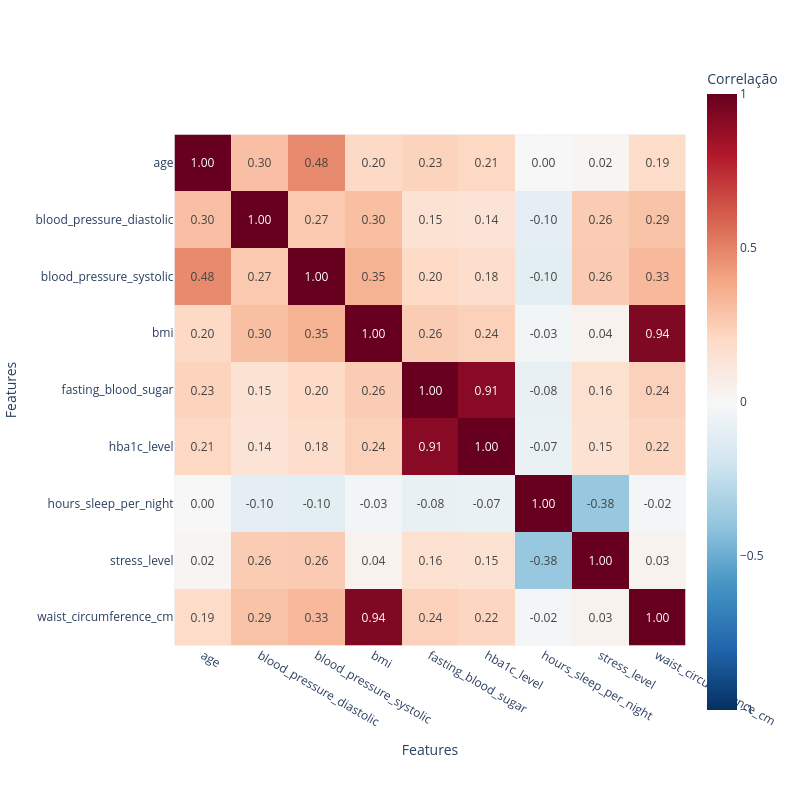

Notebook cell for this chart:
### Markdown cell above
# EX. 3.3.3 Correlation Matrix- Objetivo é perceber se existem features redundantes (quanto maior a correlação mais redundantes serão)

### Code cell
import plotly.express as px

# Matriz de correlação entre as features numéricas (só treino, sem o alvo)
corr = X_train[features_numeric_training].corr()

fig = px.imshow(
    corr,
    text_auto=".2f",                       # escreve o valor com 2 casas dentro de cada quadrado
    labels=dict(x="Features", y="Features", color="Correlação"),
    color_continuous_scale="RdBu_r",       # vermelho = correlação positiva, azul = negativa
    zmin=-1, zmax=1,                       # a escala vai sempre de -1 a 1
    width=800, height=800
)
fig.show()

### Figure 1 — Plotly figure (JSON) as saved in the notebook; plotly's stock layout.template omitted (floating-point values rounded to 4 significant figures)
{"data": [{"coloraxis": "coloraxis", "hovertemplate": "Features: %{x}<br>Features: %{y}<br>Correlação: %{z}<extra></extra>", "name": "0", "texttemplate": "%{z:.2f}", "type": "heatmap", "x": ["age", "blood_pressure_diastolic", "blood_pressure_systolic", "bmi", "fasting_blood_sugar", "hba1c_level", "hours_sleep_per_night", "stress_level", "waist_circumference_cm"], "xaxis": "x", "y": ["age", "blood_pressure_diastolic", "blood_pressure_systolic", "bmi", "fasting_blood_sugar", "hba1c_level", "hours_sleep_per_night", "stress_level", "waist_circumference_cm"], "yaxis": "y", "z": [[1, 0.302, 0.4791, 0.2049, 0.2286, 0.2077, 0.001981, 0.0224, 0.1922], [0.302, 1, 0.2685, 0.304, 0.1514, 0.1372, -0.09871, 0.2569, 0.2893], [0.4791, 0.2685, 1, 0.3497, 0.1983, 0.1846, -0.1036, 0.26, 0.3281], [0.2049, 0.304, 0.3497, 1, 0.2558, 0.2369, -0.02656, 0.03647, 0.936], [0.2286, 0.1514, 0.1983, 0.2558, 1, 0.9131, -0.07683, 0.1606, 0.2359], [0.2077, 0.1372, 0.1846, 0.2369, 0.9131, 1, -0.07129, 0.1527, 0.2181], [0.001981, -0.09871, -0.1036, -0.02656, -0.07683, -0.07129, 1, -0.3826, -0.02282], [0.0224, 0.2569, 0.26, 0.03647, 0.1606, 0.1527, -0.3826, 1, 0.03456], [0.1922, 0.2893, 0.3281, 0.936, 0.2359, 0.2181, -0.02282, 0.03456, 1]]}], "layout": {"coloraxis": {"cmax": 1, "cmin": -1, "colorbar": {"title": {"text": "Correlação"}}, "colorscale": [[0, "rgb(5,48,97)"], [0.1, "rgb(33,102,172)"], [0.2, "rgb(67,147,195)"], [0.3, "rgb(146,197,222)"], [0.4, "rgb(209,229,240)"], [0.5, "rgb(247,247,247)"], [0.6, "rgb(253,219,199)"], [0.7, "rgb(244,165,130)"], [0.8, "rgb(214,96,77)"], [0.9, "rgb(178,24,43)"], [1, "rgb(103,0,31)"]]}, "height": 800, "margin": {"t": 60}, "width": 800, "xaxis": {"anchor": "y", "constrain": "domain", "domain": [0, 1], "scaleanchor": "y", "title": {"text": "Features"}}, "yaxis": {"anchor": "x", "autorange": "reversed", "constrain": "domain", "domain": [0, 1], "title": {"text": "Features"}}}}
